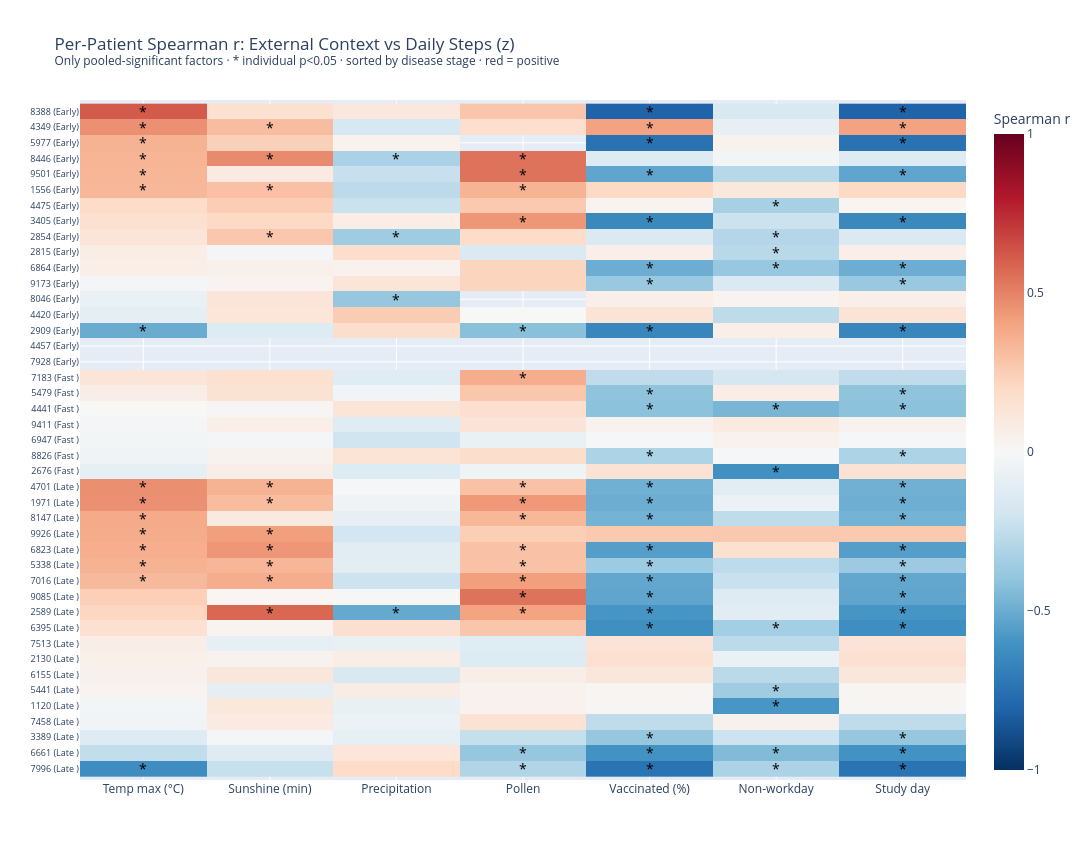

This figure's notebook cell:
### Code cell
# ── Per-patient heatmap — only pooled-significant factors ─────────────────────
# Determine which factors were significant in the pooled analysis
label_to_col = {label: col for col, label in EXT_PAIRS}

# Keep original EXT_PAIRS order (not pool_df's sorted-by-r order)
_ext_order = {label: i for i, (_, label) in enumerate(EXT_PAIRS)}
sig_df = (
    pool_df[pool_df['sig'] != ''][['factor', 'r', 'sig']]
    .copy()
    .assign(_order=lambda d: d['factor'].map(_ext_order))
    .sort_values('_order')
    .drop(columns='_order')
    .reset_index(drop=True)
)
sig_df['col'] = sig_df['factor'].map(label_to_col)

print(f'Pooled-significant factors (p < 0.05): {len(sig_df)}')
for _, sf in sig_df.iterrows():
    print(f'  {sf["factor"]:<25}  pooled r={sf["r"]:+.3f}  {sf["sig"]}')

if len(sig_df) == 0:
    print('No significant factors — skipping heatmap.')
else:
    # ── Per-patient Spearman r ────────────────────────────────────────────────
    rows_pat = []
    for pid in sorted(daily_model['id'].unique()):
        pat     = daily_model[daily_model['id'] == pid]
        disease = _disease_inv.get(int(pat['disease_type_ord'].iloc[0]), 'Unknown')
        row     = {'id': pid, 'disease_type': disease}
        for _, sf in sig_df.iterrows():
            sub = pat[['steps_z', sf['col']]].dropna()
            if len(sub) >= 10:
                r, p = _spearmanr(sub['steps_z'], sub[sf['col']])
            else:
                r, p = np.nan, np.nan
            row[f'r_{sf["col"]}']   = r
            row[f'sig_{sf["col"]}'] = '*' if (not np.isnan(p) and p < 0.05) else ''
        rows_pat.append(row)

    corr_pat = pd.DataFrame(rows_pat)
    corr_pat['disease_ord'] = corr_pat['disease_type'].map(
        {'Early Disease Stage': 0, 'Fast Disease Progression': 1, 'Late Disease Stage': 2}
    )
    # Sort by disease stage, then by r on the first significant factor (descending)
    first_r_col = f'r_{sig_df.iloc[0]["col"]}'
    corr_pat = corr_pat.sort_values(['disease_ord', first_r_col], ascending=[True, False])

    r_cols     = [f'r_{sf["col"]}'   for _, sf in sig_df.iterrows()]
    sig_m_cols = [f'sig_{sf["col"]}' for _, sf in sig_df.iterrows()]
    col_labels = sig_df['factor'].tolist()

    r_matrix   = corr_pat[r_cols].values
    sig_matrix = corr_pat[sig_m_cols].values
    y_labels   = [f'{row["id"]} ({row["disease_type"][:5]})' for _, row in corr_pat.iterrows()]

    fig = px.imshow(
        r_matrix, x=col_labels, y=y_labels,
        color_continuous_scale='RdBu_r',
        color_continuous_midpoint=0, range_color=[-1, 1],
        title='Per-Patient Spearman r: External Context vs Daily Steps (z)<br>'
              '<sup>Only pooled-significant factors · * individual p<0.05 · sorted by disease stage · red = positive</sup>',
        aspect='auto',
        height=max(500, len(corr_pat) * 20),
        width=max(550, 300 + len(sig_df) * 120),
    )
    for i in range(r_matrix.shape[0]):
        for j in range(r_matrix.shape[1]):
            if sig_matrix[i, j] == '*':
                fig.add_annotation(x=j, y=i, text='*', showarrow=False,
                                   font=dict(size=14, color='black'))
    fig.update_layout(coloraxis_colorbar=dict(title='Spearman r'))
    fig.update_yaxes(tickmode='linear', dtick=1, tickfont=dict(size=9))
    fig.show()

    print('\nMedian r across patients:')
    for _, sf in sig_df.iterrows():
        med   = corr_pat[f'r_{sf["col"]}'].median()
        n_sig = (corr_pat[f'sig_{sf["col"]}'] == '*').sum()
        print(f'  {sf["factor"]:<25}  median r={med:+.3f}  significant in {n_sig}/{len(corr_pat)} patients')

### Figure 1 — Plotly figure (JSON) as saved in the notebook; plotly's stock layout.template omitted (floating-point values rounded to 4 significant figures; data arrays with more than 128 entries replaced by an {"elided": "..."} marker saying what was removed)
{"data": [{"coloraxis": "coloraxis", "hovertemplate": "x: %{x}<br>y: %{y}<br>color: %{z}<extra></extra>", "name": "0", "type": "heatmap", "x": ["Temp max (°C)", "Sunshine (min)", "Precipitation", "Pollen", "Vaccinated (%)", "Non-workday", "Study day"], "xaxis": "x", "y": ["8388 (Early)", "4349 (Early)", "5977 (Early)", "8446 (Early)", "9501 (Early)", "1556 (Early)", "4475 (Early)", "3405 (Early)", "2854 (Early)", "2815 (Early)", "6864 (Early)", "9173 (Early)", "8046 (Early)", "4420 (Early)", "2909 (Early)", "4457 (Early)", "7928 (Early)", "7183 (Fast )", "5479 (Fast )", "4441 (Fast )", "9411 (Fast )", "6947 (Fast )", "8826 (Fast )", "2676 (Fast )", "4701 (Late )", "1971 (Late )", "8147 (Late )", "9926 (Late )", "6823 (Late )", "5338 (Late )", "7016 (Late )", "9085 (Late )", "2589 (Late )", "6395 (Late )", "7513 (Late )", "2130 (Late )", "6155 (Late )", "5441 (Late )", "1120 (Late )", "7458 (Late )", "3389 (Late )", "6661 (Late )", "7996 (Late )"], "yaxis": "y", "z": {"elided": "43x7 float values"}}], "layout": {"annotations": [{"font": {"color": "black", "size": 14}, "showarrow": false, "text": "*", "x": 0, "y": 0}, {"font": {"color": "black", "size": 14}, "showarrow": false, "text": "*", "x": 4, "y": 0}, {"font": {"color": "black", "size": 14}, "showarrow": false, "text": "*", "x": 6, "y": 0}, {"font": {"color": "black", "size": 14}, "showarrow": false, "text": "*", "x": 0, "y": 1}, {"font": {"color": "black", "size": 14}, "showarrow": false, "text": "*", "x": 1, "y": 1}, {"font": {"color": "black", "size": 14}, "showarrow": false, "text": "*", "x": 4, "y": 1}, {"font": {"color": "black", "size": 14}, "showarrow": false, "text": "*", "x": 6, "y": 1}, {"font": {"color": "black", "size": 14}, "showarrow": false, "text": "*", "x": 0, "y": 2}, {"font": {"color": "black", "size": 14}, "showarrow": false, "text": "*", "x": 4, "y": 2}, {"font": {"color": "black", "size": 14}, "showarrow": false, "text": "*", "x": 6, "y": 2}, {"font": {"color": "black", "size": 14}, "showarrow": false, "text": "*", "x": 0, "y": 3}, {"font": {"color": "black", "size": 14}, "showarrow": false, "text": "*", "x": 1, "y": 3}, {"font": {"color": "black", "size": 14}, "showarrow": false, "text": "*", "x": 2, "y": 3}, {"font": {"color": "black", "size": 14}, "showarrow": false, "text": "*", "x": 3, "y": 3}, {"font": {"color": "black", "size": 14}, "showarrow": false, "text": "*", "x": 0, "y": 4}, {"font": {"color": "black", "size": 14}, "showarrow": false, "text": "*", "x": 3, "y": 4}, {"font": {"color": "black", "size": 14}, "showarrow": false, "text": "*", "x": 4, "y": 4}, {"font": {"color": "black", "size": 14}, "showarrow": false, "text": "*", "x": 6, "y": 4}, {"font": {"color": "black", "size": 14}, "showarrow": false, "text": "*", "x": 0, "y": 5}, {"font": {"color": "black", "size": 14}, "showarrow": false, "text": "*", "x": 1, "y": 5}, {"font": {"color": "black", "size": 14}, "showarrow": false, "text": "*", "x": 3, "y": 5}, {"font": {"color": "black", "size": 14}, "showarrow": false, "text": "*", "x": 5, "y": 6}, {"font": {"color": "black", "size": 14}, "showarrow": false, "text": "*", "x": 3, "y": 7}, {"font": {"color": "black", "size": 14}, "showarrow": false, "text": "*", "x": 4, "y": 7}, {"font": {"color": "black", "size": 14}, "showarrow": false, "text": "*", "x": 6, "y": 7}, {"font": {"color": "black", "size": 14}, "showarrow": false, "text": "*", "x": 1, "y": 8}, {"font": {"color": "black", "size": 14}, "showarrow": false, "text": "*", "x": 2, "y": 8}, {"font": {"color": "black", "size": 14}, "showarrow": false, "text": "*", "x": 5, "y": 8}, {"font": {"color": "black", "size": 14}, "showarrow": false, "text": "*", "x": 5, "y": 9}, {"font": {"color": "black", "size": 14}, "showarrow": false, "text": "*", "x": 4, "y": 10}, {"font": {"color": "black", "size": 14}, "showarrow": false, "text": "*", "x": 5, "y": 10}, {"font": {"color": "black", "size": 14}, "showarrow": false, "text": "*", "x": 6, "y": 10}, {"font": {"color": "black", "size": 14}, "showarrow": false, "text": "*", "x": 4, "y": 11}, {"font": {"color": "black", "size": 14}, "showarrow": false, "text": "*", "x": 6, "y": 11}, {"font": {"color": "black", "size": 14}, "showarrow": false, "text": "*", "x": 2, "y": 12}, {"font": {"color": "black", "size": 14}, "showarrow": false, "text": "*", "x": 0, "y": 14}, {"font": {"color": "black", "size": 14}, "showarrow": false, "text": "*", "x": 3, "y": 14}, {"font": {"color": "black", "size": 14}, "showarrow": false, "text": "*", "x": 4, "y": 14}, {"font": {"color": "black", "size": 14}, "showarrow": false, "text": "*", "x": 6, "y": 14}, {"font": {"color": "black", "size": 14}, "showarrow": false, "text": "*", "x": 3, "y": 17}, {"font": {"color": "black", "size": 14}, "showarrow": false, "text": "*", "x": 4, "y": 18}, {"font": {"color": "black", "size": 14}, "showarrow": false, "text": "*", "x": 6, "y": 18}, {"font": {"color": "black", "size": 14}, "showarrow": false, "text": "*", "x": 4, "y": 19}, {"font": {"color": "black", "size": 14}, "showarrow": false, "text": "*", "x": 5, "y": 19}, {"font": {"color": "black", "size": 14}, "showarrow": false, "text": "*", "x": 6, "y": 19}, {"font": {"color": "black", "size": 14}, "showarrow": false, "text": "*", "x": 4, "y": 22}, {"font": {"color": "black", "size": 14}, "showarrow": false, "text": "*", "x": 6, "y": 22}, {"font": {"color": "black", "size": 14}, "showarrow": false, "text": "*", "x": 5, "y": 23}, {"font": {"color": "black", "size": 14}, "showarrow": false, "text": "*", "x": 0, "y": 24}, {"font": {"color": "black", "size": 14}, "showarrow": false, "text": "*", "x": 1, "y": 24}, {"font": {"color": "black", "size": 14}, "showarrow": false, "text": "*", "x": 3, "y": 24}, {"font": {"color": "black", "size": 14}, "showarrow": false, "text": "*", "x": 4, "y": 24}, {"font": {"color": "black", "size": 14}, "showarrow": false, "text": "*", "x": 6, "y": 24}, {"font": {"color": "black", "size": 14}, "showarrow": false, "text": "*", "x": 0, "y": 25}, {"font": {"color": "black", "size": 14}, "showarrow": false, "text": "*", "x": 1, "y": 25}, {"font": {"color": "black", "size": 14}, "showarrow": false, "text": "*", "x": 3, "y": 25}, {"font": {"color": "black", "size": 14}, "showarrow": false, "text": "*", "x": 4, "y": 25}, {"font": {"color": "black", "size": 14}, "showarrow": false, "text": "*", "x": 6, "y": 25}, {"font": {"color": "black", "size": 14}, "showarrow": false, "text": "*", "x": 0, "y": 26}, {"font": {"color": "black", "size": 14}, "showarrow": false, "text": "*", "x": 3, "y": 26}, {"font": {"color": "black", "size": 14}, "showarrow": false, "text": "*", "x": 4, "y": 26}, {"font": {"color": "black", "size": 14}, "showarrow": false, "text": "*", "x": 6, "y": 26}, {"font": {"color": "black", "size": 14}, "showarrow": false, "text": "*", "x": 0, "y": 27}, {"font": {"color": "black", "size": 14}, "showarrow": false, "text": "*", "x": 1, "y": 27}, {"font": {"color": "black", "size": 14}, "showarrow": false, "text": "*", "x": 0, "y": 28}, {"font": {"color": "black", "size": 14}, "showarrow": false, "text": "*", "x": 1, "y": 28}, {"font": {"color": "black", "size": 14}, "showarrow": false, "text": "*", "x": 3, "y": 28}, {"font": {"color": "black", "size": 14}, "showarrow": false, "text": "*", "x": 4, "y": 28}, {"font": {"color": "black", "size": 14}, "showarrow": false, "text": "*", "x": 6, "y": 28}, {"font": {"color": "black", "size": 14}, "showarrow": false, "text": "*", "x": 0, "y": 29}, {"font": {"color": "black", "size": 14}, "showarrow": false, "text": "*", "x": 1, "y": 29}, {"font": {"color": "black", "size": 14}, "showarrow": false, "text": "*", "x": 3, "y": 29}, {"font": {"color": "black", "size": 14}, "showarrow": false, "text": "*", "x": 4, "y": 29}, {"font": {"color": "black", "size": 14}, "showarrow": false, "text": "*", "x": 6, "y": 29}, {"font": {"color": "black", "size": 14}, "showarrow": false, "text": "*", "x": 0, "y": 30}, {"font": {"color": "black", "size": 14}, "showarrow": false, "text": "*", "x": 1, "y": 30}, {"font": {"color": "black", "size": 14}, "showarrow": false, "text": "*", "x": 3, "y": 30}, {"font": {"color": "black", "size": 14}, "showarrow": false, "text": "*", "x": 4, "y": 30}, {"font": {"color": "black", "size": 14}, "showarrow": false, "text": "*", "x": 6, "y": 30}, {"font": {"color": "black", "size": 14}, "showarrow": false, "text": "*", "x": 3, "y": 31}, {"font": {"color": "black", "size": 14}, "showarrow": false, "text": "*", "x": 4, "y": 31}, {"font": {"color": "black", "size": 14}, "showarrow": false, "text": "*", "x": 6, "y": 31}, {"font": {"color": "black", "size": 14}, "showarrow": false, "text": "*", "x": 1, "y": 32}, {"font": {"color": "black", "size": 14}, "showarrow": false, "text": "*", "x": 2, "y": 32}, {"font": {"color": "black", "size": 14}, "showarrow": false, "text": "*", "x": 3, "y": 32}, {"font": {"color": "black", "size": 14}, "showarrow": false, "text": "*", "x": 4, "y": 32}, {"font": {"color": "black", "size": 14}, "showarrow": false, "text": "*", "x": 6, "y": 32}, {"font": {"color": "black", "size": 14}, "showarrow": false, "text": "*", "x": 4, "y": 33}, {"font": {"color": "black", "size": 14}, "showarrow": false, "text": "*", "x": 5, "y": 33}, {"font": {"color": "black", "size": 14}, "showarrow": false, "text": "*", "x": 6, "y": 33}, {"font": {"color": "black", "size": 14}, "showarrow": false, "text": "*", "x": 5, "y": 37}, {"font": {"color": "black", "size": 14}, "showarrow": false, "text": "*", "x": 5, "y": 38}, {"font": {"color": "black", "size": 14}, "showarrow": false, "text": "*", "x": 4, "y": 40}, {"font": {"color": "black", "size": 14}, "showarrow": false, "text": "*", "x": 6, "y": 40}, {"font": {"color": "black", "size": 14}, "showarrow": false, "text": "*", "x": 3, "y": 41}, {"font": {"color": "black", "size": 14}, "showarrow": false, "text": "*", "x": 4, "y": 41}, {"font": {"color": "black", "size": 14}, "showarrow": false, "text": "*", "x": 5, "y": 41}, {"font": {"color": "black", "size": 14}, "showarrow": false, "text": "*", "x": 6, "y": 41}, {"font": {"color": "black", "size": 14}, "showarrow": false, "text": "*", "x": 0, "y": 42}, {"font": {"color": "black", "size": 14}, "showarrow": false, "text": "*", "x": 3, "y": 42}, {"font": {"color": "black", "size": 14}, "showarrow": false, "text": "*", "x": 4, "y": 42}, {"font": {"color": "black", "size": 14}, "showarrow": false, "text": "*", "x": 5, "y": 42}, {"font": {"color": "black", "size": 14}, "showarrow": false, "text": "*", "x": 6, "y": 42}], "coloraxis": {"cmax": 1, "cmid": 0, "cmin": -1, "colorbar": {"title": {"text": "Spearman r"}}, "colorscale": [[0, "rgb(5,48,97)"], [0.1, "rgb(33,102,172)"], [0.2, "rgb(67,147,195)"], [0.3, "rgb(146,197,222)"], [0.4, "rgb(209,229,240)"], [0.5, "rgb(247,247,247)"], [0.6, "rgb(253,219,199)"], [0.7, "rgb(244,165,130)"], [0.8, "rgb(214,96,77)"], [0.9, "rgb(178,24,43)"], [1, "rgb(103,0,31)"]]}, "height": 860, "title": {"text": "Per-Patient Spearman r: External Context vs Daily Steps (z)<br><sup>Only pooled-significant factors · * individual p<0.05 · sorted by disease stage · red = positive</sup>"}, "width": 1140, "xaxis": {"anchor": "y", "domain": [0, 1]}, "yaxis": {"anchor": "x", "autorange": "reversed", "domain": [0, 1], "dtick": 1, "tickfont": {"size": 9}, "tickmode": "linear"}}}
